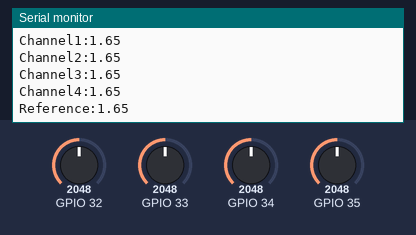
A sketch run on a simulated ESP32. On the bench: the last lines printed to the serial monitor. The test bench sets the inputs (shaded band); at power-on: GPIO 32 = 2048, GPIO 33 = 2048, GPIO 34 = 2048, GPIO 35 = 2048.

Above: at 1.2 s.
1.3 s: GPIO 32 set to 2866
At 1.8 s:
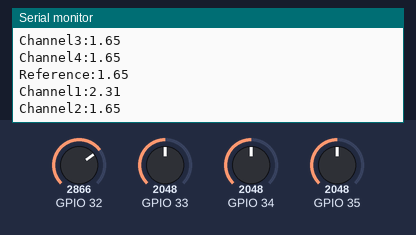
2.8 s: GPIO 33 set to 2866
At 3.8 s:
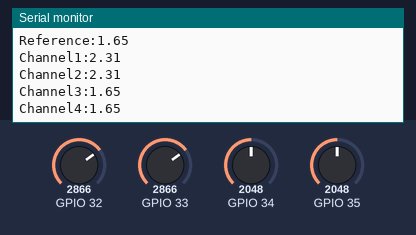
4.3 s: GPIO 34 set to 2866
At 5.3 s:
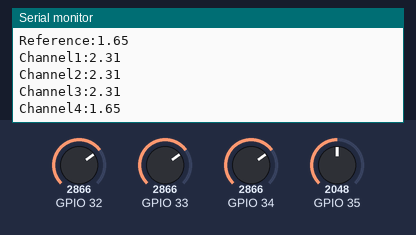
7.3 s: GPIO 35 set to 2866
At 8.1 s:
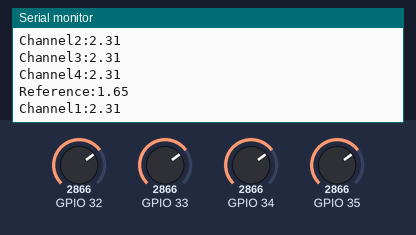
10.3 s: GPIO 32 set to 3972
At 10.9 s:
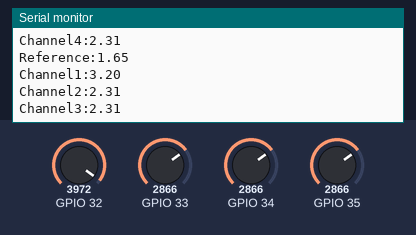
11.8 s: GPIO 33 set to 3972
At 12.5 s:
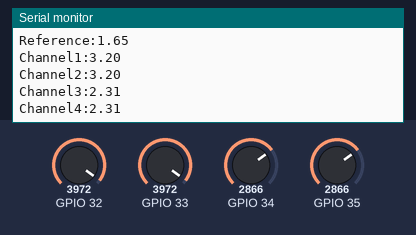
Timing chart, 0 to 14.3 s (numbered marks = the images above; inputs shaded):
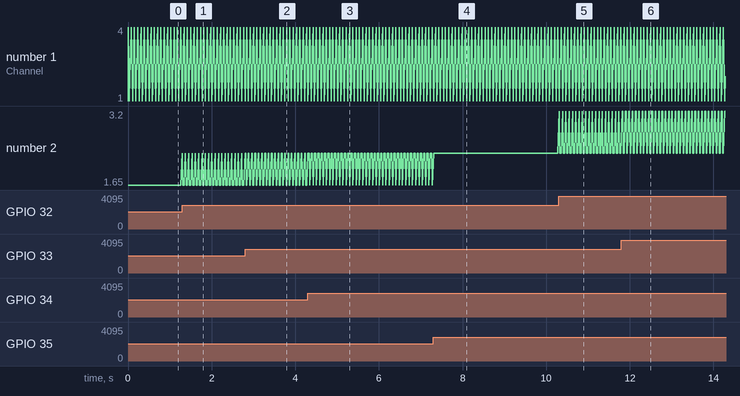

Measured:
- after the input at 1.3 s, the serial monitor: prints a new line after 0.07 s (image 1)
- after the input at 2.8 s, the serial monitor: prints a new line at once (image 2)
- after the input at 4.3 s, the serial monitor: prints a new line at once (image 3)
- after the input at 7.3 s, the serial monitor: prints a new line after 0.05 s (image 4)
- after the input at 10.3 s, the serial monitor: prints a new line at once (image 5)
- after the input at 11.8 s, the serial monitor: prints a new line at once (image 6)

The sketch:

EMGDemo.ino
```cpp
void setup() {
  Serial.begin(9600);
}

void loop() {
  Serial.println("Reference:1.65");
  Serial.print("Channel1:");
  Serial.println(analogRead(32)*3.3/4095);
  Serial.print("Channel2:");
  Serial.println(analogRead(33)*3.3/4095);
  Serial.print("Channel3:");
  Serial.println(analogRead(34)*3.3/4095);
  Serial.print("Channel4:");
  Serial.println(analogRead(35)*3.3/4095);
}
```
